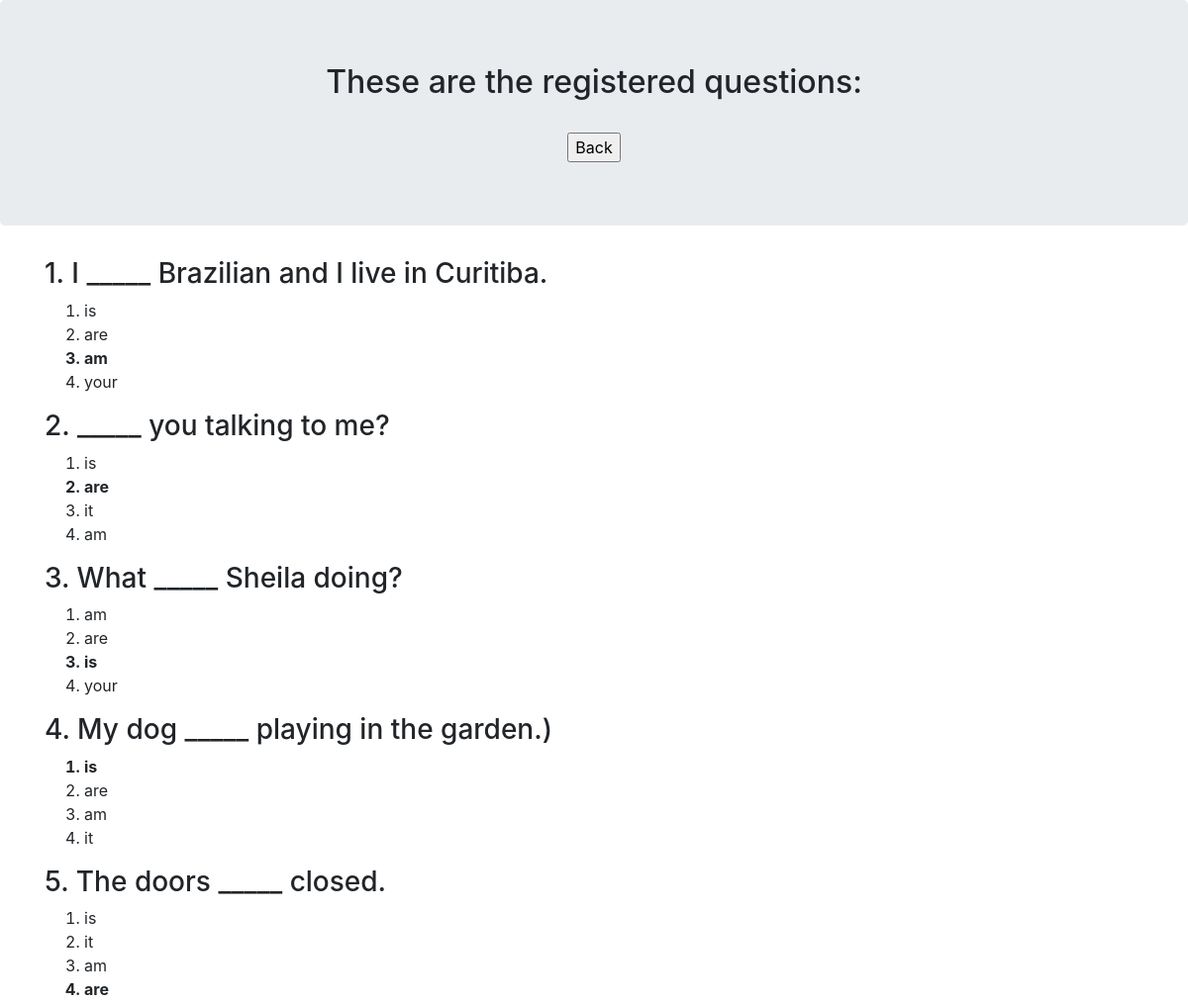
/professor/visualizacao/verQuestoesView.php (signed in, upper part), run on an earlier commit of the app's database.
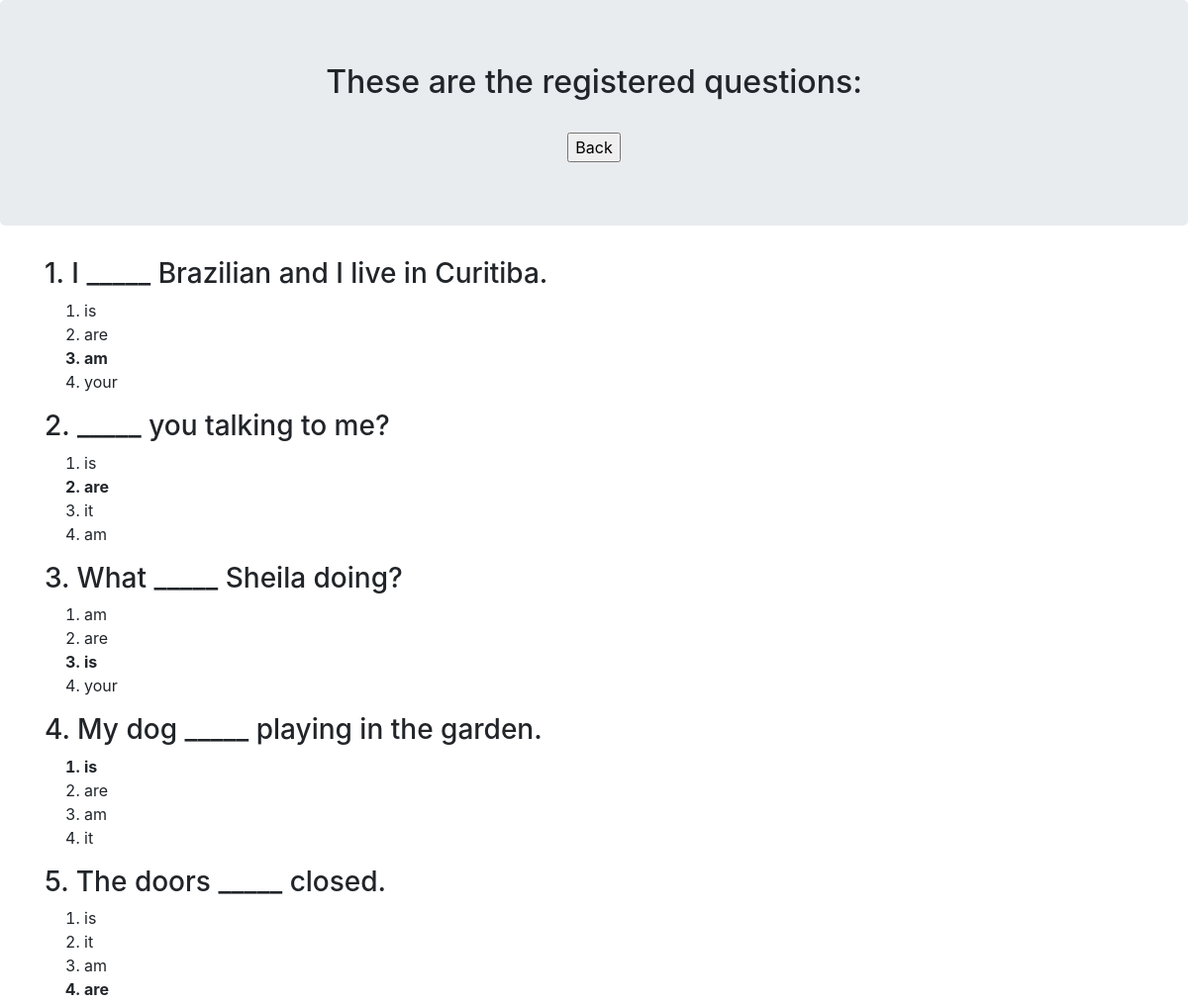
And on a later commit of the database.
### tables this page shows
CREATE TABLE `questao` (
  `idquestao` int(3) NOT NULL,
  `enunciado` varchar(500) NOT NULL,
  `opA` varchar(120) NOT NULL,
  `opB` varchar(120) NOT NULL,
  `opC` varchar(120) NOT NULL,
  `opD` varchar(120) NOT NULL,
  `gabarito` int(11) NOT NULL,
  `tipo` int(1) DEFAULT NULL
);

### professor/visualizacao/verQuestoes.php (called while the page is built, shortened)
<?php
function buscarQuestoes() {
    $connection = mysqli_connect("localhost", "root", "", "portalcursodeingles");
    $sql = "SELECT idquestao, enunciado, opA, opB, opC, opD, gabarito FROM questao";
    $result = mysqli_query($connection, $sql);
    $questoes = [];
    if(mysqli_query($connection, $sql)) {
        if (mysqli_num_rows($result) > 0) {
            $questao = [];
            while ($row = mysqli_fetch_assoc($result)) {
                $questao['idquestao'] = $row['idquestao'];
                $questao['enunciado'] = $row['enunciado'];
                $questao['opA'] = $row['opA'];
                $questao['opB'] = $row['opB'];
                $questao['opC'] = $row['opC'];
                $questao['opD'] = $row['opD'];
                $questao['gabarito'] = $row['gabarito'];
                array_push($questoes, $questao);
            }
        }
    } else{
        die("erro no mysql $sql. " . mysqli_error($connection));
    }
    return $questoes;
}
?>

### professor/visualizacao/verQuestoesCtrl.php (called while the page is built)
<?php
    require_once('verQuestoes.php');
    function exibirQuestoes() {
        return buscarQuestoes();
    }
?>

### professor/visualizacao/verQuestoesView.php (the view, shortened to what this page needs)
<html>
    <head>
  <link rel="stylesheet" href="https://maxcdn.bootstrapcdn.com/bootstrap/4.3.1/css/bootstrap.min.css">
    </head>
<body>
<div class='jumbotron text-center'><h2> These are the registered questions: </h2><br>
<a href="../professorView.php"><input type='button' value='Back'></a></div>
<div class="container">
<?php
   require_once('verQuestoesCtrl.php');
    $questoes = exibirQuestoes();
    foreach ($questoes as $questao) {
        echo "<h3>" . $questao['enunciado'] . "</h3>";
        echo "<ol type='1'>";
        if ( $questao['gabarito'] == 1)
            echo "<b>";
        echo "<li>" . $questao['opA'] . "</li>";
        if ( $questao['gabarito'] == 1)
            echo "</b>";
        if ( $questao['gabarito'] == 2)
            echo "<b>";
        echo "<li>" . $questao['opB'] . "</li>";
        if ( $questao['gabarito'] == 2)
            echo "</b>";
        if ( $questao['gabarito'] == 3)
            echo "<b>";
        echo "<li>" . $questao['opC'] . "</li>";
        if ( $questao['gabarito'] == 3)
            echo "</b>";
        if ( $questao['gabarito'] == 4)
            echo "<b>";
        echo "<li>" . $questao['opD'] . "</li>";
        if ( $questao['gabarito'] == 4)
            echo "</b>";
        echo "</ol>";
    }
?>
</div>
</body>
</html>

What changed in the data, as far as the page shows it:
changed questao: enunciado "4. My dog _____ playing in the garden.)" → "4. My dog _____ playing in the garden."
